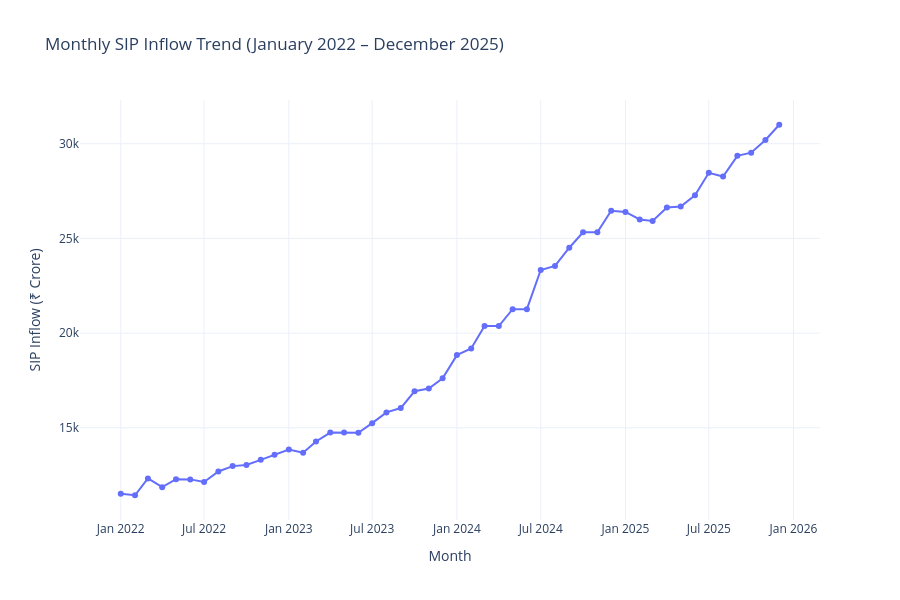

Notebook code for this chart:
### Code cell
fig_sip = px.line(
    sip,
    x="month",
    y="sip_inflow_crore",
    markers=True,
    title="Monthly SIP Inflow Trend (January 2022 – December 2025)",
    labels={
        "month": "Month",
        "sip_inflow_crore": "SIP Inflow (₹ Crore)"
    }
)

fig_sip.update_layout(
    template="plotly_white",
    hovermode="x unified",
    height=600
)

fig_sip.show()
